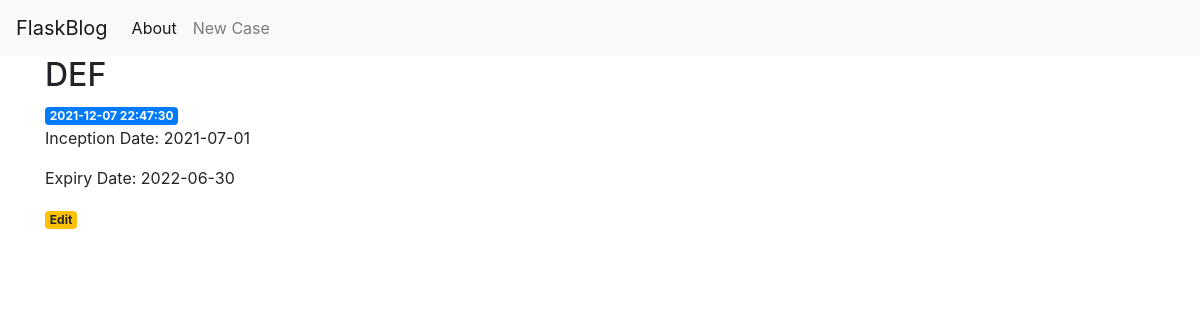
Page /3 on the committed database.
### tables this page shows
CREATE TABLE cases (
  "case_id" INTEGER PRIMARY KEY AUTOINCREMENT,
  created TIMESTAMP NOT NULL DEFAULT CURRENT_TIMESTAMP,
  insured_name TEXT NOT NULL,
  inception_date DATE NOT NULL,
  expiry_date DATE NOT NULL
);

### app.py (the view)
@app.route('/<int:case_id>')
def case(case_id):
    case = get_case(case_id)
    return render_template('case.html', case=case)

### app.py (called while the page is built)
def get_db_connection():
    conn = sqlite3.connect('database.db')
    conn.row_factory = sqlite3.Row
    return conn

def get_case(case_id):
    conn = get_db_connection()
    case = conn.execute('SELECT * FROM cases WHERE case_id = ?',
                        (case_id,)).fetchone()
    conn.close()
    if case is None:
        abort(404)
    return case

### templates/case.html
{% extends 'base.html' %}
{% block content %}
    <h2>{% block title %} {{ case['insured_name'] }} {% endblock %}</h2>
    <span class="badge badge-primary">{{ case['created'] }}</span>
    <p>Inception Date: {{ case['inception_date'] }}</p>
    <p>Expiry Date: {{ case['expiry_date'] }}</p>
    <a href="{{ url_for('edit', case_id=case['case_id']) }}">
        <span class="badge badge-warning">Edit</span>
    </a>
{% endblock %}

### rows in the picture
cases: insured_name "DEF", created "2021-12-07 22:47:30", inception_date "2021-07-01", expiry_date "2022-06-30"
